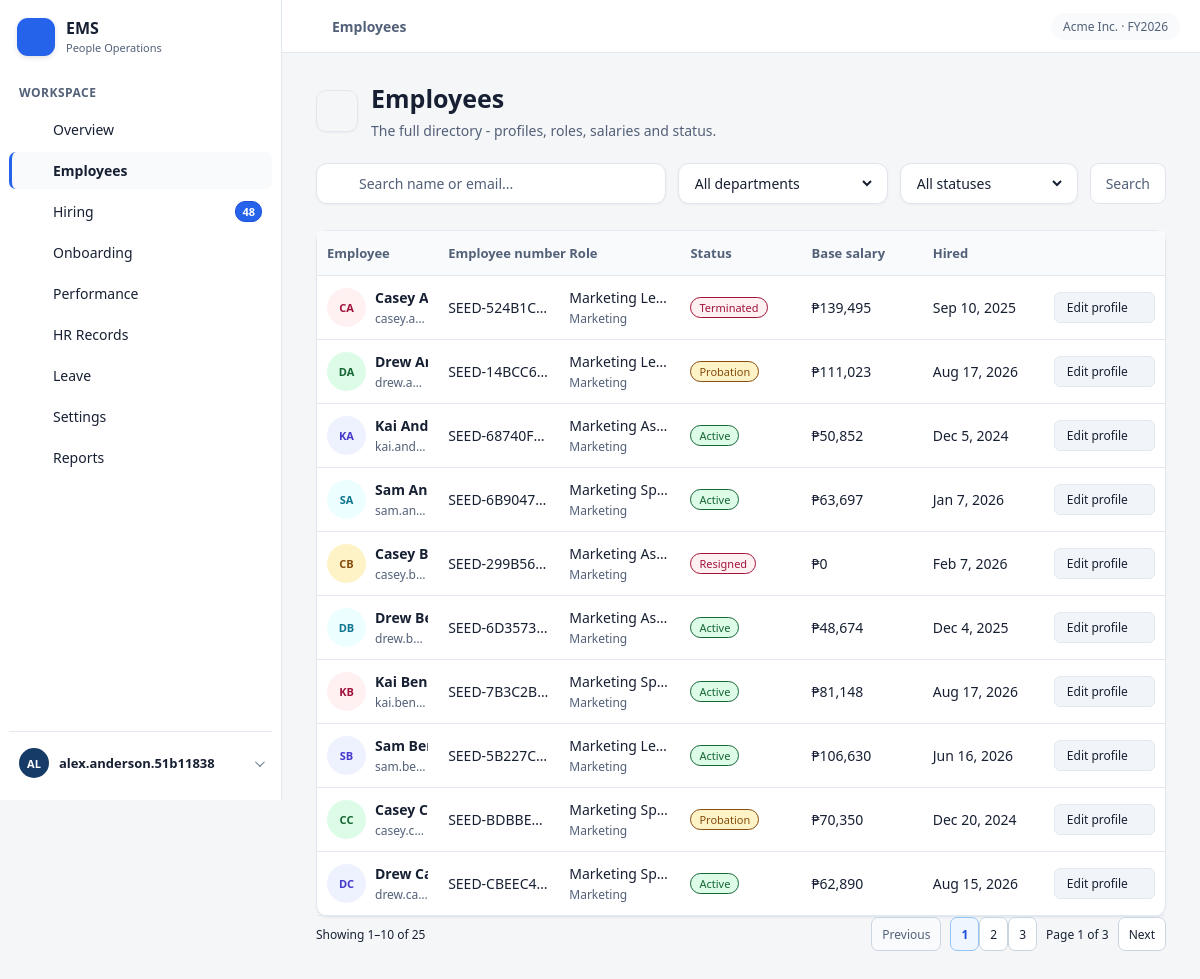
Screenshot of /employees.php?department_id=3 (signed in) with the database file from the repository.
### tables this page shows
CREATE TABLE `employees` (
  `employee_id` int(10) UNSIGNED NOT NULL,
  `user_id` int(10) UNSIGNED DEFAULT NULL,
  `employee_number` varchar(30) NOT NULL,
  `first_name` varchar(80) NOT NULL,
  `last_name` varchar(80) NOT NULL,
  `full_name` varchar(161) GENERATED ALWAYS AS (concat(`first_name`,' ',`last_name`)) STORED,
  `email` varchar(120) DEFAULT NULL,
  `phone_number` varchar(30) DEFAULT NULL,
  `address` varchar(255) DEFAULT NULL,
  `gender` varchar(20) DEFAULT NULL,
  `birth_date` date DEFAULT NULL,
  `emergency_contact` varchar(255) DEFAULT NULL,
  `sss_no` varchar(20) DEFAULT NULL,
  `philhealth_no` varchar(20) DEFAULT NULL,
  `pagibig_no` varchar(20) DEFAULT NULL,
  `tin_no` varchar(20) DEFAULT NULL,
  `department_id` int(10) UNSIGNED DEFAULT NULL,
  `job_title_id` int(10) UNSIGNED DEFAULT NULL,
  `manager_id` int(10) UNSIGNED DEFAULT NULL,
  `employment_status` enum('Active','Probation','Resigned','Terminated') NOT NULL DEFAULT 'Probation',
  `hire_date` date NOT NULL,
  `regularization_date` date DEFAULT NULL,
  `separation_date` date DEFAULT NULL,
  `separation_reason` varchar(255) DEFAULT NULL,
  `created_at` timestamp NOT NULL DEFAULT current_timestamp(),
  `updated_at` timestamp NOT NULL DEFAULT current_timestamp() ON UPDATE current_timestamp()
);

CREATE TABLE `job_titles` (
  `job_title_id` int(10) UNSIGNED NOT NULL,
  `job_title_name` varchar(100) NOT NULL,
  `job_description` text DEFAULT NULL,
  `level` enum('Junior','Mid','Lead') DEFAULT NULL,
  `pay_grade` varchar(20) DEFAULT NULL,
  `min_salary` decimal(12,2) DEFAULT NULL,
  `max_salary` decimal(12,2) DEFAULT NULL,
  `department_id` int(10) UNSIGNED NOT NULL,
  `is_active` tinyint(1) NOT NULL DEFAULT 1
);

CREATE TABLE `departments` (
  `department_id` int(10) UNSIGNED NOT NULL,
  `department_name` varchar(100) NOT NULL,
  `department_code` varchar(20) NOT NULL,
  `manager_id` int(10) UNSIGNED DEFAULT NULL,
  `description` text DEFAULT NULL,
  `is_active` tinyint(1) NOT NULL DEFAULT 1
);

### employees.php (called while the page is built, shortened)
<?php
require_once __DIR__ . '/dashboard-helpers.php';
$employeeWriterRoles = ['Admin', 'HR'];
$employeeCanWrite = in_array($_SESSION['role'], $employeeWriterRoles, true);
$departmentFilter = $_GET['department_id'] ?? '';
try {
    $pdo = ems_db();
    $conditions = [];
    $parameters = [];
    if ($departmentFilter !== '') {
        $validatedDepartmentFilter = filter_var($departmentFilter, FILTER_VALIDATE_INT, [
            'options' => ['min_range' => 1],
        ]);
        $conditions[] = 'e.department_id = :department_id';
        $parameters['department_id'] = $validatedDepartmentFilter;
    }
    $query = 'SELECT e.employee_id, e.employee_number, e.first_name, e.last_name,
                     e.full_name, e.email, e.phone_number, e.address, e.emergency_contact,
                     e.department_id, e.job_title_id, e.employment_status, e.hire_date,
                     d.department_name, j.job_title_name,
                     COALESCE(s.base_salary, 0) AS base_salary
              FROM employees e
              LEFT JOIN departments d ON d.department_id = e.department_id
              LEFT JOIN job_titles j ON j.job_title_id = e.job_title_id
              LEFT JOIN v_current_base_salary s ON s.employee_id = e.employee_id';
    if ($conditions !== []) {
        $query .= ' WHERE ' . implode(' AND ', $conditions);
    }
    $query .= ' ORDER BY e.last_name, e.first_name, e.employee_id';
    $employeeStatement = $pdo->prepare($query);
    $employeeStatement->execute($parameters);
    $employeeRows = $employeeStatement->fetchAll(PDO::FETCH_ASSOC);
    $employees = $employeeRows;
} catch (InvalidArgumentException $exception) {
    http_response_code(400);
    $employeeFeedback = [
        'type' => 'error',
        'message' => $exception->getMessage(),
    ];
} catch (Throwable $exception) {
    error_log('EMS employee directory read failed (' . get_class($exception) . ').');
    http_response_code(503);
    $employeeFeedback = [
        'type' => 'error',
        'message' => 'Employee directory data is temporarily unavailable.',
    ];
    $employeeTotalCount = 0;
}
$pageKey = 'employees';
require __DIR__ . '/dashboard-page.php';

### dashboard-data.php (called while the page is built, shortened)
<?php
require_once __DIR__ . '/dashboard-helpers.php';
$dashboardDataIsApiRequest = isset($_SERVER['SCRIPT_FILENAME'])
    && realpath((string) $_SERVER['SCRIPT_FILENAME']) === __FILE__;
try {
    $pdo = ems_db();
    $displayLimitDefaults = [
        'attendance_month_limit' => 12,
        'department_chart_limit' => 10,
        'evaluation_page_size' => 10,
        'employee_page_size' => 10,
    ];
    $displayLimitSettingNames = array_map(
        static fn (string $key): string => 'dashboard_' . $key,
        array_keys($displayLimitDefaults)
    );
    $displayLimitPlaceholders = implode(',', array_fill(0, count($displayLimitSettingNames), '?'));
    $displayLimitQuery = $pdo->prepare(
        'SELECT setting_name, setting_value
         FROM settings
         WHERE setting_name IN (' . $displayLimitPlaceholders . ')'
    );
    $displayLimitQuery->execute($displayLimitSettingNames);
    $storedDisplayLimits = $displayLimitQuery->fetchAll(PDO::FETCH_KEY_PAIR);
    $displayLimits = [];
    foreach ($displayLimitDefaults as $key => $default) {
        $settingName = 'dashboard_' . $key;
        $minimum = str_ends_with($key, '_page_size') ? 5 : 1;
        $maximum = str_ends_with($key, '_page_size') ? 100 : ($key === 'attendance_month_limit' ? 60 : 50);
        $storedValue = $storedDisplayLimits[$settingName] ?? null;
        $validatedValue = $storedValue === null
            ? $default
            : filter_var($storedValue, FILTER_VALIDATE_INT, [
                'options' => ['min_range' => $minimum, 'max_range' => $maximum],
            ]);
        $displayLimits[$key] = (int) $validatedValue;
    }
    $candidates = $pdo->query(
        "SELECT h.hiring_id, h.applicant_name AS name, h.email,
                COALESCE(j.job_title_name, 'Unassigned') AS role,
                COALESCE(d.department_name, 'Unassigned') AS department,
                CASE h.status WHEN 'Interview' THEN 'Interviewing' ELSE h.status END AS stage,
                DATE_FORMAT(h.application_date, '%b %e, %Y') AS applied,
                GREATEST(DATEDIFF(CURRENT_DATE, h.application_date), 0) AS days,
                h.updated_at AS queued_at, h.created_at
         FROM hiring_pipeline h
         LEFT JOIN job_titles j ON j.job_title_id = h.applied_job_title_id
         LEFT JOIN departments d ON d.department_id = j.department_id
         WHERE h.status IN ('Applied', 'Screening', 'Interview', 'Offer')
         ORDER BY h.updated_at, h.created_at, h.hiring_id"
    )->fetchAll(PDO::FETCH_ASSOC);
} catch (Throwable $exception) {
    error_log('EMS dashboard data query failed (' . get_class($exception) . ').');
    if ($dashboardDataIsApiRequest) {
        http_response_code(500);
        echo json_encode(['error' => 'Dashboard data is temporarily unavailable.']);
        exit;
    }
    http_response_code(503);
    exit('Dashboard data is temporarily unavailable.');
}

### dashboard-page.php (the view, shortened to what this page needs)
<?php
require_once __DIR__ . '/dashboard-data.php';
$pages = [
    'employees' => ['title' => 'Employees', 'icon' => 'users', 'subtitle' => 'The full directory - profiles, roles, salaries and status.'],
    'hiring' => ['title' => 'Hiring', 'icon' => 'person-add', 'subtitle' => 'Applicant tracking with a live pipeline and automatic time-to-hire on every completed hire.'],
    'onboarding' => ['title' => 'Onboarding', 'icon' => 'sparkles', 'subtitle' => 'Orientation, requirements, training and company policies - every new hire gets a clear checklist.'],
    'performance' => ['title' => 'Performance', 'icon' => 'performance', 'subtitle' => 'Records employee performance, evaluations and achievements - from draft to signed acknowledgment.'],
    'hr-records' => ['title' => 'HR Records', 'icon' => 'gavel', 'subtitle' => 'Memos, warning notices, policy violations and formal commendations - with resolution tracking and signed acknowledgment.'],
    'leave' => ['title' => 'Leave Management', 'icon' => 'calendar', 'subtitle' => 'Time-off requests, approval workflow and balance tracking - approvals deduct days automatically.'],
    'settings' => ['title' => 'Settings', 'icon' => 'settings', 'subtitle' => 'Job titles, departments and base salary bands used across hiring, profiles and payroll views.'],
    'reports' => ['title' => 'Reports', 'icon' => 'chart', 'subtitle' => 'Workforce, compensation, turnover and recruiting summaries for operational planning.'],
];
$page = $pages[$pageKey];
$navItems = [
    ['key' => 'overview', 'title' => 'Overview', 'icon' => 'grid', 'href' => 'overview.php'],
    ['key' => 'employees', 'title' => 'Employees', 'icon' => 'users', 'href' => 'employees.php'],
    ['key' => 'hiring', 'title' => 'Hiring', 'icon' => 'person-add', 'href' => 'hiring.php', 'badge' => count($candidates)],
    ['key' => 'onboarding', 'title' => 'Onboarding', 'icon' => 'sparkles', 'href' => 'onboarding.php'],
    ['key' => 'performance', 'title' => 'Performance', 'icon' => 'performance', 'href' => 'performance.php'],
    ['key' => 'hr-records', 'title' => 'HR Records', 'icon' => 'gavel', 'href' => 'hr-records.php'],
    ['key' => 'leave', 'title' => 'Leave', 'icon' => 'calendar', 'href' => 'leave.php'],
    ['key' => 'settings', 'title' => 'Settings', 'icon' => 'settings', 'href' => 'settings.php'],
    ['key' => 'reports', 'title' => 'Reports', 'icon' => 'chart', 'href' => 'reports.php'],
];
$employeeSearch = trim((string) ($_GET['search'] ?? ''));
$departmentFilter = (string) ($_GET['department'] ?? '');
$statusFilter = (string) ($_GET['status'] ?? '');
$employeeRows = isset($employeeRows) ? $employeeRows : array_values(array_filter($employees, static function (array $employee) use ($employeeSearch, $departmentFilter, $statusFilter): bool {
    $matchesSearch = $employeeSearch === '' || stripos($employee['name'] . ' ' . $employee['email'], $employeeSearch) !== false;
    $matchesDepartment = $departmentFilter === '' || $employee['department'] === $departmentFilter;
    $matchesStatus = $statusFilter === '' || $employee['status'] === $statusFilter;
    return $matchesSearch && $matchesDepartment && $matchesStatus;
}));
?>
<!DOCTYPE html>
<html lang="en">
<head>
    <link rel="stylesheet" href="styles.css?v=<?= (int) filemtime(__DIR__ . '/styles.css') ?>">
    <link rel="stylesheet" href="dashboard.css?v=<?= (int) filemtime(__DIR__ . '/dashboard.css') ?>">
</head>
<body class="module-dashboard">
    <aside class="sidebar">
        <a class="logo" href="overview.php" aria-label="EMS People Operations home">
            <span class="logo-icon"><?= ems_icon('users') ?></span>
            <span><strong>EMS</strong><small>People Operations</small></span>
        </a>
        <div class="sidebar-category">Workspace</div>
        <nav class="sidebar-menu" aria-label="Workspace navigation">
            <?php foreach ($navItems as $item): ?>
                <a class="nav-link<?= $item['key'] === $pageKey ? ' active' : '' ?>" href="<?= ems_h($item['href']) ?>"<?= $item['key'] === $pageKey ? ' aria-current="page"' : '' ?>>
                    <?= ems_icon($item['icon']) ?><span><?= ems_h($item['title']) ?></span>
                    <?php if (!empty($item['badge'])): ?><span class="badge"><?= (int) $item['badge'] ?></span><?php endif; ?>
                </a>
            <?php endforeach; ?>
        </nav>
        <div class="sidebar-bottom">
            <details class="account-menu">
                <summary class="account-trigger">
                    <span class="account-avatar" aria-hidden="true"><?= ems_h(strtoupper(substr((string) $_SESSION['username'], 0, 2))) ?></span>
                    <span class="account-name"><?= ems_h($_SESSION['username']) ?></span>
                    <span class="account-caret" aria-hidden="true"></span>
                </summary>
            </details>
        </div>
    </aside>
    <main class="main-content">
        <header class="header">
            <span class="header-section"><?= ems_icon($page['icon']) ?> <?= ems_h($page['title']) ?></span>
            <span class="company-period">Acme Inc. &middot; FY2026</span>
        </header>
        <div class="container module-container">
            <section class="module-intro">
                <span class="module-icon"><?= ems_icon($page['icon']) ?></span>
                <div><h1><?= ems_h($page['title'] === 'Performance' ? 'Performance · KPI' : $page['title']) ?></h1><p class="page-subtitle"><?= ems_h($page['subtitle']) ?></p></div>
            </section>
            <?php if ($pageKey === 'employees'): ?>
                <form class="filter-bar" method="get" action="employees.php">
                    <label class="search-control"><?= ems_icon('search') ?><input type="search" name="search" value="<?= ems_h($employeeSearch) ?>" placeholder="Search name or email..." aria-label="Search name or email"></label>
                    <label class="select-control"><select name="department_id" onchange="this.form.submit()"><option value="">All departments</option></select></label>
                    <label class="select-control"><select name="status" onchange="this.form.submit()"><option value="">All statuses</option></select></label>
                    <button class="filter-submit" type="submit">Search</button>
                </form>
                <section class="employee-browser" data-record-pager data-page-size="<?= (int) ($displayLimits['employee_page_size'] ?? 10) ?>">
                <div class="card table-card employee-table-card">
                    <table class="data-table employee-table">
                        <thead><tr><th>Employee</th><th>Employee number</th><th>Role</th><th>Status</th><th>Base salary</th><th>Hired</th><?php if ($employeeCanWrite): ?><th><span class="sr-only">Actions</span></th><?php endif; ?></tr></thead>
                        <tbody>
                            <?php foreach ($employeeRows as $employee): ?>
                                <tr data-paginated-row>
                                    <td><span class="employee-cell"><span class="avatar <?= ems_h($employee['tone']) ?>"><?= ems_h($employee['initials']) ?></span><span><strong><?= ems_h($employee['name']) ?></strong><small><?= ems_h($employee['email']) ?></small></span></span></td>
                                    <td><?= ems_h($employee['employee_number']) ?></td>
                                    <td><?= ems_h($employee['role']) ?><small><?= ems_h($employee['department']) ?></small></td>
                                    <td><span class="pill <?= $employee['status'] === 'Probation' ? 'amber' : (in_array($employee['status'], ['Resigned', 'Terminated'], true) ? 'rose' : 'mint') ?>"><?= ems_h($employee['status']) ?></span></td>
                                    <td><?= ems_money($employee['salary']) ?></td><td><?= ems_h($employee['hired']) ?></td>
                                    <?php if ($employeeCanWrite): ?><td class="employee-actions-cell"><details class="employee-edit"><summary class="small-button">Edit profile</summary></details></td><?php endif; ?>
                                </tr>
                            <?php endforeach; ?>
                        </tbody>
                    </table>
                </div>
                <div class="applicant-pagination"><span data-page-summary aria-live="polite"></span><div><button type="button" data-page-prev disabled>Previous</button><span data-page-numbers></span><span data-page-indicator></span><button type="button" data-page-next disabled>Next</button></div></div>
                </section>
            <?php endif; ?>
        </div>
    </main>
</body>
</html>

### rows the page displays
employees: initials "CA", full_name "Casey…", email "casey.a…", employee_number "SEED-524B1C…", job_title.job_title_name "Marketing Lead", department.department_name "Marketing", employment_status "Terminated", salary "₱139,495", hired "Sep 10, 2025"
employees: initials "DA", full_name "Drew…", email "drew.a…", employee_number "SEED-14BCC6…", job_title.job_title_name "Marketing Lead", department.department_name "Marketing", employment_status "Probation", salary "₱111,023", hired "Aug 17, 2026"
employees: initials "KA", full_name "Kai…", email "kai.and…", employee_number "SEED-68740F…", job_title.job_title_name "Marketing As…", department.department_name "Marketing", employment_status "Active", salary "₱50,852", hired "Dec 5, 2024"
employees: initials "SA", full_name "Sam…", email "sam.an…", employee_number "SEED-6B9047…", job_title.job_title_name "Marketing Sp…", department.department_name "Marketing", employment_status "Active", salary "₱63,697", hired "Jan 7, 2026"
employees: initials "CB", full_name "Casey…", email "casey.b…", employee_number "SEED-299B56…", job_title.job_title_name "Marketing As…", department.department_name "Marketing", employment_status "Resigned", salary "₱0", hired "Feb 7, 2026"
employees: initials "DB", full_name "Drew…", email "drew.b…", employee_number "SEED-6D3573…", job_title.job_title_name "Marketing As…", department.department_name "Marketing", employment_status "Active", salary "₱48,674", hired "Dec 4, 2025"
employees: initials "KB", full_name "Kai…", email "kai.ben…", employee_number "SEED-7B3C2B…", job_title.job_title_name "Marketing Sp…", department.department_name "Marketing", employment_status "Active", salary "₱81,148", hired "Aug 17, 2026"
employees: initials "SB", full_name "Sam…", email "sam.be…", employee_number "SEED-5B227C…", job_title.job_title_name "Marketing Lead", department.department_name "Marketing", employment_status "Active", salary "₱106,630", hired "Jun 16, 2026"
employees: initials "CC", full_name "Casey…", email "casey.c…", employee_number "SEED-BDBBE…", job_title.job_title_name "Marketing Sp…", department.department_name "Marketing", employment_status "Probation", salary "₱70,350", hired "Dec 20, 2024"
employees: initials "DC", full_name "Drew…", email "drew.ca…", employee_number "SEED-CBEEC4…", job_title.job_title_name "Marketing Sp…", department.department_name "Marketing", employment_status "Active", salary "₱62,890", hired "Aug 15, 2026"

### other values shown
ems_h($item['title']) "Overview"
ems_h($item['title']) "Employees"
ems_h($item['title']) "Hiring"
$item['badge'] "48"
ems_h($item['title']) "Onboarding"
ems_h($item['title']) "Performance"
ems_h($item['title']) "HR Records"
ems_h($item['title']) "Leave"
ems_h($item['title']) "Settings"
ems_h($item['title']) "Reports"
ems_h(strtoupper(substr((string) $_SESSION['username'], 0, 2))) "AL"
ems_h($_SESSION['username']) "alex.anderson.51b11838"
ems_h($page['title']) "Employees"
ems_h($page['subtitle']) "The full directory - profiles, roles, salaries and status."
